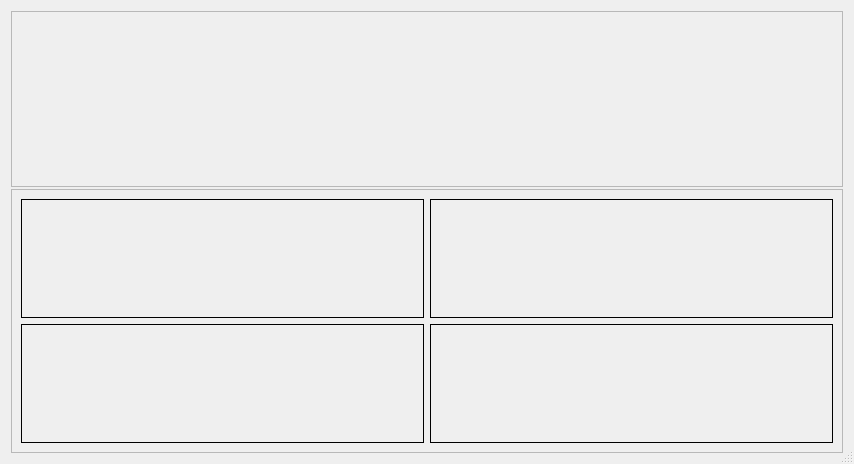
<?xml version="1.0" encoding="UTF-8"?>
<ui version="4.0">
 <class>GraphsDialog</class>
 <widget class="QDialog" name="GraphsDialog">
  <property name="geometry">
   <rect>
    <x>0</x>
    <y>0</y>
    <width>854</width>
    <height>464</height>
   </rect>
  </property>
  <property name="windowTitle">
   <string>Результаты моделирования</string>
  </property>
  <property name="sizeGripEnabled">
   <bool>true</bool>
  </property>
  <layout class="QVBoxLayout" name="verticalLayout">
   <property name="spacing">
    <number>2</number>
   </property>
   <item>
    <widget class="QwtPlot" name="totalPlot">
     <property name="sizePolicy">
      <sizepolicy hsizetype="Preferred" vsizetype="Preferred">
       <horstretch>0</horstretch>
       <verstretch>2</verstretch>
      </sizepolicy>
     </property>
     <property name="frameShape">
      <enum>QFrame::StyledPanel</enum>
     </property>
     <property name="frameShadow">
      <enum>QFrame::Raised</enum>
     </property>
    </widget>
   </item>
   <item>
    <widget class="QFrame" name="frame">
     <property name="sizePolicy">
      <sizepolicy hsizetype="Preferred" vsizetype="Preferred">
       <horstretch>0</horstretch>
       <verstretch>3</verstretch>
      </sizepolicy>
     </property>
     <property name="frameShape">
      <enum>QFrame::StyledPanel</enum>
     </property>
     <property name="frameShadow">
      <enum>QFrame::Raised</enum>
     </property>
     <layout class="QGridLayout" name="gridLayout">
      <item row="0" column="1">
       <widget class="QwtPlot" name="diePlot">
        <property name="maximumSize">
         <size>
          <width>16777215</width>
          <height>16777215</height>
         </size>
        </property>
        <property name="frameShape">
         <enum>QFrame::Box</enum>
        </property>
       </widget>
      </item>
      <item row="0" column="0">
       <widget class="QwtPlot" name="illPlot">
        <property name="frameShape">
         <enum>QFrame::Box</enum>
        </property>
       </widget>
      </item>
      <item row="1" column="0">
       <widget class="QwtPlot" name="hospitalPlot">
        <property name="frameShape">
         <enum>QFrame::Box</enum>
        </property>
       </widget>
      </item>
      <item row="1" column="1">
       <widget class="QwtPlot" name="sitPlot">
        <property name="frameShape">
         <enum>QFrame::Box</enum>
        </property>
       </widget>
      </item>
     </layout>
    </widget>
   </item>
  </layout>
 </widget>
 <customwidgets>
  <customwidget>
   <class>QwtPlot</class>
   <extends>QFrame</extends>
   <header location="global">qwt_plot.h</header>
   <container>1</container>
  </customwidget>
 </customwidgets>
 <resources/>
 <connections/>
</ui>
